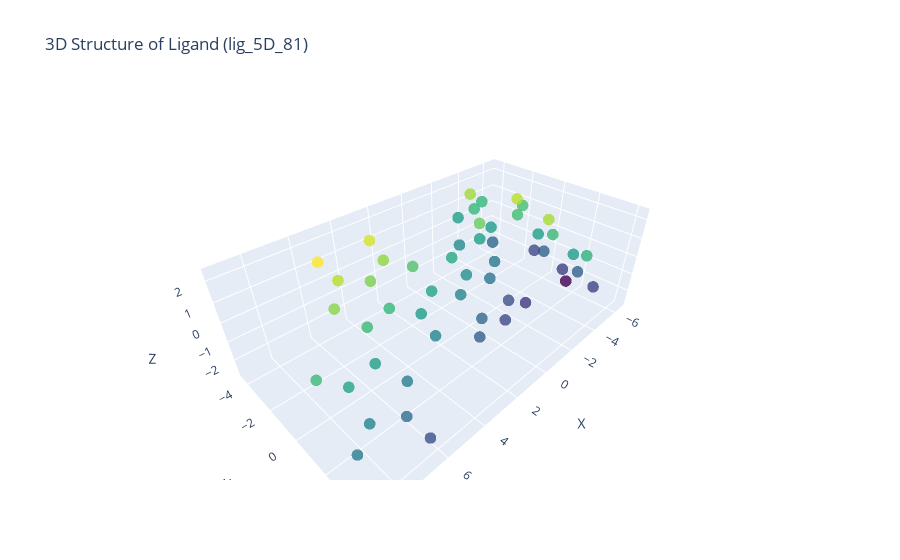

Notebook code for this chart:
### Markdown cell above
## 2. Visualizing Ligand Geometry

Each ligand’s point cloud captures the molecular shape.  
We visualize an example (`lig_5D_81.csv`) in 3D space.

### Code cell
# Load the sample ligand file without headers
file_path = os.path.join("DUDE_diverse_pointClouds/DUDE_diverse_pointClouds/akt1", "ligs", "lig_5D_81.csv")
df = pd.read_csv(file_path, header=None)

# Extract coordinates
x = df[0]
y = df[1]
z = df[2]

# Create 3D scatter plot
fig = go.Figure(data=[go.Scatter3d(
    x=x,
    y=y,
    z=z,
    mode='markers',
    marker=dict(
        size=4,
        color=z,  # Color by Z-axis value (or you can use df[3] or df[4] to color by feature)
        colorscale='Viridis',
        opacity=0.8
    )
)])

fig.update_layout(
    title="3D Structure of Ligand (lig_5D_81)",
    scene=dict(
        xaxis_title='X',
        yaxis_title='Y',
        zaxis_title='Z'
    )
)

fig.show()

### Figure 1 — Plotly figure (JSON) as saved in the notebook; plotly's stock layout.template omitted (floating-point values rounded to 4 significant figures)
{"data": [{"marker": {"color": [0.662, 0.0688, 0.1208, -0.6577, -0.7741, -1.478, -1.607, -1.073, -0.3547, 0.2372, 0.0831, 0.6689, 0.7274, 0.1418, 0.2297, -0.4559, -0.9177, -0.5453, 1.434, 1.818, 1.361, 1.514, 0.9481, -0.2076, 0.8066, 0.116, 0.7202, 0.0662, -1.19, -1.79, -1.141, 1.645, 0.0926, 0.6672, -0.9968, 1.176, -0.2918, -1.917, -1.221, -0.4634, 0.7307, -0.6026, -1.499, 2.378, 2.062, 0.3405, 0.8587, 1.856, 1.69, 0.533, -1.694, -2.76, -1.618], "colorscale": [[0, "#440154"], [0.1111, "#482878"], [0.2222, "#3e4989"], [0.3333, "#31688e"], [0.4444, "#26828e"], [0.5556, "#1f9e89"], [0.6667, "#35b779"], [0.7778, "#6ece58"], [0.8889, "#b5de2b"], [1, "#fde725"]], "opacity": 0.8, "size": 4}, "mode": "markers", "type": "scatter3d", "x": [-4.255, -4.162, -2.702, -2.551, -1.36, -1.383, -0.2529, 0.9323, 1.03, 2.317, 3.549, 4.682, 6.014, 6.632, 7.968, 8.096, 6.833, 5.984, 6.699, 5.845, 4.625, 3.43, 2.31, -0.1459, -5.123, -5.253, -4.752, -4.851, -5.459, -5.975, -5.878, -3.89, -3.696, -5.249, -4.471, -2.408, -2.034, -2.308, 1.781, 3.64, 8.757, 9.003, 6.571, 6.101, 3.378, -0.1155, -6.136, -4.777, -4.27, -4.453, -5.532, -6.451, -6.285], "y": [-3.775, -2.433, -1.942, -0.7561, -0.0261, 1.177, 1.915, 1.521, 0.3094, -0.1801, 0.5169, -0.0448, 0.3331, 1.534, 1.873, 3.063, 3.376, 2.447, -0.5974, -1.54, -1.214, -1.897, -1.36, -0.4562, -1.468, -0.1337, 1.032, 2.264, 2.344, 1.193, -0.0424, -3.766, -4.451, -4.099, -2.506, -1.739, -2.731, 1.531, 2.168, 1.439, 1.324, 3.636, 4.25, -2.383, -2.828, -1.388, -1.921, -1.334, 0.9851, 3.155, 3.297, 1.256, -0.926], "z": [0.662, 0.0688, 0.1208, -0.6577, -0.7741, -1.478, -1.607, -1.073, -0.3547, 0.2372, 0.0831, 0.6689, 0.7274, 0.1418, 0.2297, -0.4559, -0.9177, -0.5453, 1.434, 1.818, 1.361, 1.514, 0.9481, -0.2076, 0.8066, 0.116, 0.7202, 0.0662, -1.19, -1.79, -1.141, 1.645, 0.0926, 0.6672, -0.9968, 1.176, -0.2918, -1.917, -1.221, -0.4634, 0.7307, -0.6026, -1.499, 2.378, 2.062, 0.3405, 0.8587, 1.856, 1.69, 0.533, -1.694, -2.76, -1.618]}], "layout": {"scene": {"xaxis": {"title": {"text": "X"}}, "yaxis": {"title": {"text": "Y"}}, "zaxis": {"title": {"text": "Z"}}}, "title": {"text": "3D Structure of Ligand (lig_5D_81)"}}}
